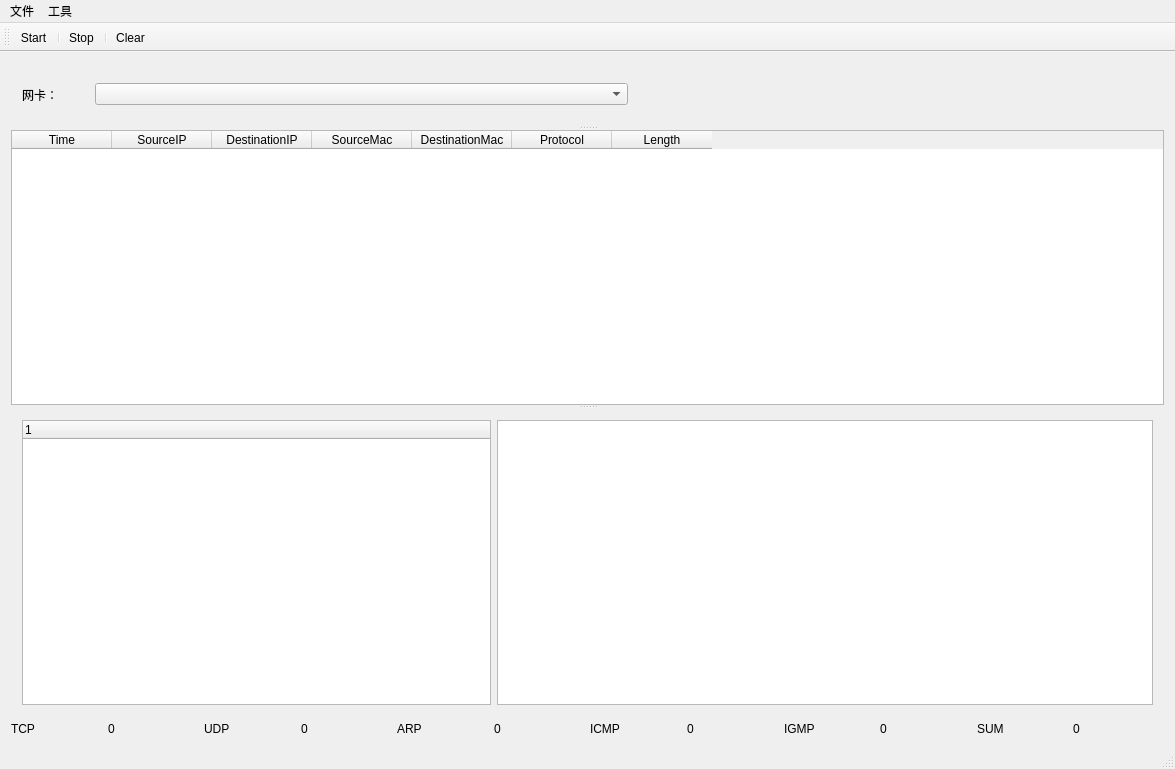
<?xml version="1.0" encoding="UTF-8"?>
<ui version="4.0">
 <class>MainWindow</class>
 <widget class="QMainWindow" name="MainWindow">
  <property name="geometry">
   <rect>
    <x>0</x>
    <y>0</y>
    <width>1175</width>
    <height>769</height>
   </rect>
  </property>
  <property name="windowTitle">
   <string>MainWindow</string>
  </property>
  <widget class="QWidget" name="centralWidget">
   <property name="autoFillBackground">
    <bool>true</bool>
   </property>
   <layout class="QVBoxLayout" name="verticalLayout_2">
    <item>
     <widget class="QSplitter" name="splitter">
      <property name="autoFillBackground">
       <bool>true</bool>
      </property>
      <property name="orientation">
       <enum>Qt::Vertical</enum>
      </property>
      <widget class="QWidget" name="horizontalLayoutWidget_2">
       <layout class="QHBoxLayout" name="horizontalLayout_1" stretch="1,8,0">
        <item>
         <widget class="QLabel" name="label">
          <property name="text">
           <string>网卡：</string>
          </property>
         </widget>
        </item>
        <item>
         <widget class="QComboBox" name="comboBox_NIC">
          <property name="currentIndex">
           <number>-1</number>
          </property>
         </widget>
        </item>
        <item>
         <spacer name="horizontalSpacer">
          <property name="orientation">
           <enum>Qt::Horizontal</enum>
          </property>
          <property name="sizeHint" stdset="0">
           <size>
            <width>525</width>
            <height>20</height>
           </size>
          </property>
         </spacer>
        </item>
       </layout>
      </widget>
      <widget class="QTableWidget" name="tableWidget">
       <property name="autoFillBackground">
        <bool>true</bool>
       </property>
       <attribute name="horizontalHeaderStretchLastSection">
        <bool>false</bool>
       </attribute>
       <attribute name="verticalHeaderMinimumSectionSize">
        <number>0</number>
       </attribute>
       <attribute name="verticalHeaderStretchLastSection">
        <bool>false</bool>
       </attribute>
       <column>
        <property name="text">
         <string>Time</string>
        </property>
       </column>
       <column>
        <property name="text">
         <string>SourceIP</string>
        </property>
       </column>
       <column>
        <property name="text">
         <string>DestinationIP</string>
        </property>
       </column>
       <column>
        <property name="text">
         <string>SourceMac</string>
        </property>
       </column>
       <column>
        <property name="text">
         <string>DestinationMac</string>
        </property>
       </column>
       <column>
        <property name="text">
         <string>Protocol</string>
        </property>
       </column>
       <column>
        <property name="text">
         <string>Length</string>
        </property>
       </column>
      </widget>
      <widget class="QWidget" name="horizontalLayoutWidget">
       <layout class="QHBoxLayout" name="horizontalLayout_2" stretch="5,7">
        <item>
         <widget class="QTreeWidget" name="treeWidget">
          <column>
           <property name="text">
            <string notr="true">1</string>
           </property>
          </column>
         </widget>
        </item>
        <item>
         <widget class="QTextEdit" name="textEdit_Hex">
          <property name="cursor" stdset="0">
           <cursorShape>IBeamCursor</cursorShape>
          </property>
          <property name="readOnly">
           <bool>true</bool>
          </property>
          <property name="html">
           <string>&lt;!DOCTYPE HTML PUBLIC &quot;-//W3C//DTD HTML 4.0//EN&quot; &quot;http://www.w3.org/TR/REC-html40/strict.dtd&quot;&gt;
&lt;html&gt;&lt;head&gt;&lt;meta name=&quot;qrichtext&quot; content=&quot;1&quot; /&gt;&lt;style type=&quot;text/css&quot;&gt;
p, li { white-space: pre-wrap; }
&lt;/style&gt;&lt;/head&gt;&lt;body style=&quot; font-family:'SimSun'; font-size:9pt; font-weight:400; font-style:normal;&quot;&gt;
&lt;p style=&quot;-qt-paragraph-type:empty; margin-top:0px; margin-bottom:0px; margin-left:0px; margin-right:0px; -qt-block-indent:0; text-indent:0px;&quot;&gt;&lt;br /&gt;&lt;/p&gt;&lt;/body&gt;&lt;/html&gt;</string>
          </property>
         </widget>
        </item>
       </layout>
      </widget>
     </widget>
    </item>
    <item>
     <layout class="QHBoxLayout" name="horizontalLayout_4">
      <item>
       <widget class="QLabel" name="label_tcp">
        <property name="text">
         <string>TCP</string>
        </property>
       </widget>
      </item>
      <item>
       <widget class="QLabel" name="label_tcpnum">
        <property name="text">
         <string>0</string>
        </property>
       </widget>
      </item>
      <item>
       <widget class="QLabel" name="label_udp">
        <property name="text">
         <string>UDP</string>
        </property>
       </widget>
      </item>
      <item>
       <widget class="QLabel" name="label_udpnum">
        <property name="text">
         <string>0</string>
        </property>
       </widget>
      </item>
      <item>
       <widget class="QLabel" name="label_arp">
        <property name="text">
         <string>ARP</string>
        </property>
       </widget>
      </item>
      <item>
       <widget class="QLabel" name="label_arpnum">
        <property name="text">
         <string>0</string>
        </property>
       </widget>
      </item>
      <item>
       <widget class="QLabel" name="label_icmp">
        <property name="text">
         <string>ICMP</string>
        </property>
       </widget>
      </item>
      <item>
       <widget class="QLabel" name="label_icmpnum">
        <property name="text">
         <string>0</string>
        </property>
       </widget>
      </item>
      <item>
       <widget class="QLabel" name="label_igmp">
        <property name="text">
         <string>IGMP</string>
        </property>
       </widget>
      </item>
      <item>
       <widget class="QLabel" name="label_igmpnum">
        <property name="text">
         <string>0</string>
        </property>
       </widget>
      </item>
      <item>
       <widget class="QLabel" name="label_sum">
        <property name="text">
         <string>SUM</string>
        </property>
       </widget>
      </item>
      <item>
       <widget class="QLabel" name="label_sumnum">
        <property name="text">
         <string>0</string>
        </property>
       </widget>
      </item>
     </layout>
    </item>
   </layout>
  </widget>
  <widget class="QMenuBar" name="menuBar">
   <property name="geometry">
    <rect>
     <x>0</x>
     <y>0</y>
     <width>1175</width>
     <height>25</height>
    </rect>
   </property>
   <widget class="QMenu" name="File">
    <property name="title">
     <string>文件</string>
    </property>
   </widget>
   <widget class="QMenu" name="Tool">
    <property name="title">
     <string>工具</string>
    </property>
    <addaction name="actionFilter_jump"/>
    <addaction name="separator"/>
    <addaction name="actionARP"/>
   </widget>
   <addaction name="File"/>
   <addaction name="Tool"/>
  </widget>
  <widget class="QToolBar" name="mainToolBar">
   <attribute name="toolBarArea">
    <enum>TopToolBarArea</enum>
   </attribute>
   <attribute name="toolBarBreak">
    <bool>false</bool>
   </attribute>
   <addaction name="actionStart"/>
   <addaction name="separator"/>
   <addaction name="actionStop"/>
   <addaction name="separator"/>
   <addaction name="actionClear"/>
  </widget>
  <widget class="QStatusBar" name="statusBar"/>
  <action name="actionStart">
   <property name="text">
    <string>Start</string>
   </property>
   <property name="shortcut">
    <string>Alt+R</string>
   </property>
  </action>
  <action name="actionStop">
   <property name="text">
    <string>Stop</string>
   </property>
   <property name="shortcut">
    <string>Alt+S</string>
   </property>
  </action>
  <action name="actionFilter_jump">
   <property name="text">
    <string>过滤器</string>
   </property>
   <property name="shortcut">
    <string>Alt+F</string>
   </property>
  </action>
  <action name="actionClear">
   <property name="text">
    <string>Clear</string>
   </property>
   <property name="shortcut">
    <string>Alt+C</string>
   </property>
  </action>
  <action name="actionARP">
   <property name="text">
    <string>ARP欺骗</string>
   </property>
  </action>
 </widget>
 <layoutdefault spacing="6" margin="11"/>
 <resources/>
 <connections/>
</ui>
